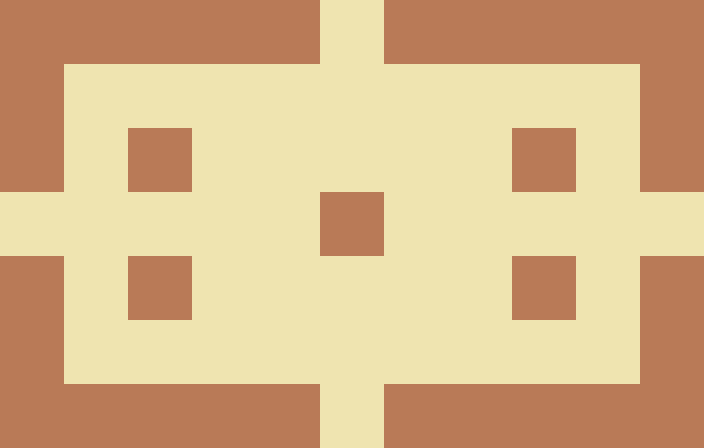

A 2D game scene composited from a Tiled map and its tileset images. What follows is a short description and the map's XML, with each tile layer's data collapsed to a summary:
An orthogonal 11x7 tile map with 64x64 px tiles, 1 tile layer (Tile Layer 1), 2 tilesets.

<map version="1.0" orientation="orthogonal" width="11" height="7" tilewidth="64" tileheight="64">
 <tileset firstgid="1" name="floor" tilewidth="64" tileheight="64">
  <image source="../res/floor.png" width="64" height="64" />
 </tileset>
 <tileset firstgid="2" name="wall" tilewidth="64" tileheight="64">
  <image source="../res/wall.png" width="64" height="64" />
  <tile id="0">
   <properties>
    <property name="blocked" value="true" />
   </properties>
  </tile>
 </tileset>
 <layer name="Tile Layer 1" width="11" height="7">
  <data>[77 cells, 77 non-empty, 2 distinct tile ids]</data>
 </layer>
</map>
